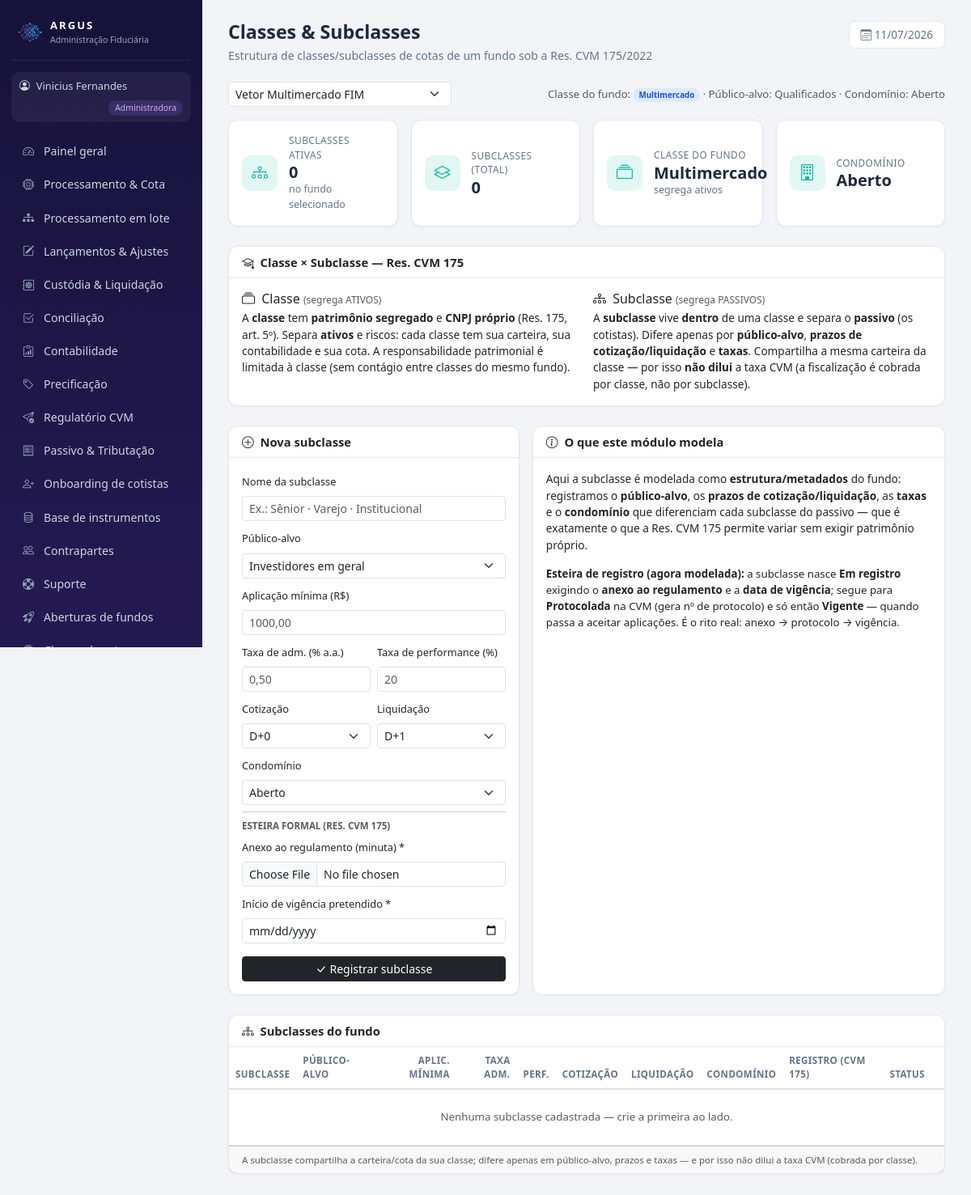
/admin/subclasses.php (signed in), run on the app's committed database.
### tables this page shows
CREATE TABLE usuarios (
  id INT AUTO_INCREMENT PRIMARY KEY,
  nome VARCHAR(100) NOT NULL,
  email VARCHAR(120) NOT NULL UNIQUE,
  senha VARCHAR(255) NOT NULL,         
  perfil ENUM('admin','gestor','custodia') NOT NULL,   
  fundo_id INT NULL,
  gestora VARCHAR(150) NULL,
  telefone VARCHAR(30) NULL,
  kyc_status VARCHAR(20) DEFAULT 'Pendente',
  criado_em DATETIME DEFAULT CURRENT_TIMESTAMP
);

CREATE TABLE fundos (
  id INT AUTO_INCREMENT PRIMARY KEY,
  nome VARCHAR(150) NOT NULL,
  cnpj VARCHAR(20),
  classe VARCHAR(50),                  
  publico_alvo VARCHAR(60),            
  condominio VARCHAR(20) DEFAULT 'Aberto',
  status VARCHAR(30) DEFAULT 'Ativo',  
  gestora VARCHAR(120),
  benchmark VARCHAR(30) DEFAULT 'CDI',
  tributacao VARCHAR(20) DEFAULT 'Longo Prazo',    
  provisao_despesas DECIMAL(18,2) DEFAULT 0,       
  tipo_fundo VARCHAR(10) DEFAULT 'FIF',            
  master_id INT DEFAULT NULL,                      
  taxa_adm DECIMAL(8,6) DEFAULT 0.0008,       
  taxa_gestao DECIMAL(8,6) DEFAULT 0.007,
  taxa_performance DECIMAL(8,6) DEFAULT 0,    
  caixa_atual DECIMAL(18,2) DEFAULT 0,
  pl_atual DECIMAL(18,2) DEFAULT 0,
  cota_atual DECIMAL(18,8) DEFAULT 1,
  data_abertura DATE,
  transparencia VARCHAR(12) DEFAULT 'delay_1m'   
);

### admin/subclasses.php (the view, shortened to what the rows shown need)
<?php
require_once __DIR__ . '/../config/db.php';
require_once __DIR__ . '/../includes/auth.php';
require_once __DIR__ . '/../includes/layout.php';
$u = exigir_perfil('admin');
$fundos = $pdo->query("SELECT * FROM fundos WHERE status='Ativo' ORDER BY pl_atual DESC")->fetchAll();
$fid = (int)($_SESSION['admin_fundo_id'] ?? ($fundos[0]['id'] ?? 0));
$fundo = null;
foreach ($fundos as $f) if ((int)$f['id'] === $fid) $fundo = $f;
$ativas = 0;
page_start('Classes & Subclasses', 'Classes & Subclasses', $u,
    'Estrutura de classes/subclasses de cotas de um fundo sob a Res. CVM 175/2022');
?>
<div class="d-flex justify-content-between align-items-center flex-wrap gap-2 mb-3">
  <form method="get">
    <select name="fundo_id" class="form-select form-select-sm" onchange="this.form.submit()">
    </select>
  </form>
  <?php if ($fundo): ?>
  <div style="font-size:.82rem" class="text-muted">
    Classe do fundo: <?= badge($fundo['classe'] ?? '—', 'info') ?> ·
    Público-alvo: <?= e_html($fundo['publico_alvo'] ?? '—') ?> ·
    Condomínio: <?= e_html($fundo['condominio'] ?? '—') ?>
  </div>
  <?php endif; ?>
</div>
<div class="row row-cols-2 row-cols-md-4 g-3 mb-4">
  <?= kpi('Subclasses ativas', (string)$ativas, 'bi-diagram-3', 'no fundo selecionado') ?>
  <?= kpi('Classe do fundo', e_html($fundo['classe'] ?? '—'), 'bi-collection', 'segrega ativos') ?>
  <?= kpi('Condomínio', e_html($fundo['condominio'] ?? '—'), 'bi-building') ?>
</div>
<div class="card">
  <div class="card-body p-0">
    <table class="table table-hover align-middle mb-0" style="font-size:.83rem">
      <thead><tr>
        <th>Subclasse</th><th>Público-alvo</th><th class="text-end">Aplic. mínima</th>
        <th class="text-end">Taxa adm.</th><th class="text-end">Perf.</th>
        <th class="text-center">Cotização</th><th class="text-center">Liquidação</th>
        <th class="text-center">Condomínio</th><th>Registro (CVM 175)</th><th class="text-center">Status</th><th></th>
      </tr></thead>
    </table>
  </div>
</div>
<?php page_end();

### includes/layout.php (shortened to what the rows shown need)
<?php
require_once __DIR__ . '/helpers.php';
function menu_itens(array $u): array {
    $b = base_url();
    if ($u['perfil'] === 'admin') {
        return [
            ['Painel geral',        $b.'admin/index.php',          'bi-speedometer2'],
            ['Processamento & Cota', $b.'admin/processamento.php', 'bi-cpu'],
            ['Processamento em lote', $b.'admin/batch.php',        'bi-diagram-3-fill'],
            ['Lançamentos & Ajustes', $b.'admin/lancamentos.php',  'bi-pencil-square'],
            ['Custódia & Liquidação', $b.'admin/custodia.php',     'bi-safe2'],
            ['Conciliação',         $b.'admin/conciliacao.php',    'bi-check2-square'],
            ['Contabilidade',       $b.'admin/contabilidade.php',  'bi-clipboard-data'],
            ['Precificação',        $b.'admin/precificacao.php',   'bi-tag'],
            ['Regulatório CVM',     $b.'admin/regulatorio.php',    'bi-send-check'],
            ['Passivo & Tributação', $b.'admin/passivo.php',       'bi-receipt'],
            ['Onboarding de cotistas', $b.'admin/onboarding_cotista.php', 'bi-person-plus'],
            ['Base de instrumentos', $b.'admin/ativos.php',        'bi-database'],
            ['Contrapartes',        $b.'admin/contrapartes.php',   'bi-people'],
            ['Suporte',             $b.'admin/tickets.php',        'bi-life-preserver'],
            ['Aberturas de fundos', $b.'admin/aberturas.php',      'bi-rocket-takeoff'],
            ['Classes de cotas',    $b.'admin/classes.php',        'bi-collection'],
            ['Classes & Subclasses', $b.'admin/subclasses.php',    'bi-diagram-3'],
            ['FIP / Private Equity', $b.'admin/fip.php',           'bi-building-gear'],
            ['Carteiras',           $b.'admin/carteiras.php',      'bi-collection'],
            ['Pendências',          $b.'admin/pendencias.php',     'bi-list-task'],
            ['IA · Fraude',         $b.'admin/fraude.php',         'bi-shield-exclamation'],
            ['Repasses',            $b.'admin/repasses.php',       'bi-cash-stack'],
            ['Fundos & Clientes',   $b.'admin/fundos.php',         'bi-folder-plus'],
        ];
    }
    global $pdo;
    $itens = [
        ['Visão geral',       $b.'gestor/index.php',        'bi-speedometer2'],
        ['Aprovação de cota', $b.'gestor/cotas.php',        'bi-clipboard-check'],
        ['Boletar operação',  $b.'gestor/boletas.php',      'bi-receipt-cutoff'],
        ['Catálogo de ativos', $b.'gestor/ativos.php',      'bi-database'],
        ['Carteira',          $b.'gestor/carteira.php',     'bi-pie-chart'],
        ['Caixa & Fluxo',     $b.'gestor/caixa.php',        'bi-wallet2'],
        ['Cotistas',          $b.'gestor/cotistas.php',     'bi-people'],
        ['Acessos & transparência', $b.'gestor/acessos.php', 'bi-key'],
        ['Performance',       $b.'gestor/performance.php',  'bi-graph-up-arrow'],
        ['Relatórios',        $b.'gestor/relatorios.php',   'bi-file-earmark-text'],
        ['Enquadramento',     $b.'gestor/enquadramento.php','bi-check-circle'],
        ['Assembleias',       $b.'gestor/assembleias.php',  'bi-megaphone'],
        ['Comunicados',       $b.'gestor/comunicados.php',  'bi-chat-left-text'],
        ['Chamados de cotistas', $b.'gestor/chamados_cotistas.php', 'bi-chat-dots'],
        ['Equipe do fundo',   $b.'gestor/equipe.php',       'bi-people-fill'],
        ['Criar fundo',       $b.'gestor/novo_fundo.php',   'bi-plus-square'],
        ['Suporte',           $b.'gestor/tickets.php',      'bi-life-preserver'],
    ];
    $livres = ['Equipe do fundo', 'Criar fundo', 'Suporte'];
    $fundo = fundo_do_usuario($pdo, $u);
    $fid = (int)$fundo['id'];
    $principal = eh_principal($pdo, $u, $fid);
    $mapa = permissao_de_menu();
    return array_values(array_filter($itens, function ($it) use ($mapa, $principal, $pdo, $u, $fid, $livres) {
        if (in_array($it[0], $livres, true)) return true;
        $req = $mapa[$it[0]] ?? null;
        if ($req === null) return true;
        if ($req === '__principal__') return $principal;
        return $principal || pode($pdo, $u, $fid, $req);
    }));
}
function page_start(string $titulo, string $ativo, array $u, string $subtitulo = ''): void {
    $b = base_url();
    $perfilRotulo = ['admin' => 'Administradora', 'gestor' => 'Gestor', 'custodia' => 'Custodiante'][$u['perfil']] ?? $u['perfil'];
    $perfilCor    = ['admin' => 'gold', 'gestor' => 'teal'][$u['perfil']] ?? 'blue';
    ?><!DOCTYPE html>
<html lang="pt-BR">
<head>
<link href="https://cdn.jsdelivr.net/npm/bootstrap@5.3.3/dist/css/bootstrap.min.css" rel="stylesheet">
<link href="https://cdn.jsdelivr.net/npm/bootstrap-icons@1.11.3/font/bootstrap-icons.min.css" rel="stylesheet">
<link href="https://cdn.jsdelivr.net/npm/flatpickr@4.6.13/dist/flatpickr.min.css" rel="stylesheet">
<link href="<?= $b ?>assets/css/style.css" rel="stylesheet">
</head>
<body>
<div class="app-wrap">
  <aside class="sidebar">
    <div class="brand">
      <img src="<?= $b ?>assets/favicon.png" class="brand-mark" alt="Argus">
      <div>
      </div>
    </div>
    <div class="perfil-chip chip-<?= $perfilCor ?>">
      <i class="bi bi-person-circle"></i> <?= e_html($u['nome']) ?>
      <span><?= $perfilRotulo ?></span>
    </div>
    <nav class="menu">
      <?php foreach (menu_itens($u) as [$rotulo, $href, $icone]): ?>
        <a href="<?= $href ?>" class="<?= $rotulo === $ativo ? 'ativo' : '' ?>">
        </a>
      <?php endforeach; ?>
    </nav>
  </aside>
  <main class="conteudo">
    <div class="titulo-pagina">
      <div>
        <h1><?= e_html($titulo) ?></h1>
      </div>
    </div>
<?php
}
function page_end(): void {
    ?>
  </main>
</div>
</body>
</html><?php
}
function kpi(string $rotulo, string $valor, string $icone = 'bi-graph-up', string $extra = ''): string {
    return '<div class="col"><div class="kpi-card">
        <div class="kpi-icone"><i class="bi ' . $icone . '"></i></div>
        <div><div class="kpi-rotulo">' . e_html($rotulo) . '</div>
        <div class="kpi-valor">' . $valor . '</div>' . ($extra ? '<div class="kpi-extra">' . $extra . '</div>' : '') . '</div>
    </div></div>';
}

### includes/helpers.php (shortened to what the rows shown need)
<?php
function e_html($s): string { return htmlspecialchars((string)$s, ENT_QUOTES, 'UTF-8'); }
function badge(string $texto, string $cor): string {
    return '<span class="badge badge-soft-' . $cor . '">' . e_html($texto) . '</span>';
}

### data on the page
usuarios: nome "Vinicius Fernandes", perfil "Administradora"
fundos: classe "Multimercado", publico_alvo "Qualificados", condominio "Aberto", classe "Multimercado Aberto"

### other printed values
e_html($rotulo) "Painel geral"
e_html($rotulo) "Processamento & Cota"
e_html($rotulo) "Processamento em lote"
e_html($rotulo) "Lançamentos & Ajustes"
e_html($rotulo) "Custódia & Liquidação"
e_html($rotulo) "Conciliação"
e_html($rotulo) "Contabilidade"
e_html($rotulo) "Precificação"
e_html($rotulo) "Regulatório CVM"
e_html($rotulo) "Passivo & Tributação"
e_html($rotulo) "Onboarding de cotistas"
e_html($rotulo) "Base de instrumentos"
e_html($rotulo) "Contrapartes"
e_html($rotulo) "Suporte"
e_html($rotulo) "Aberturas de fundos"
